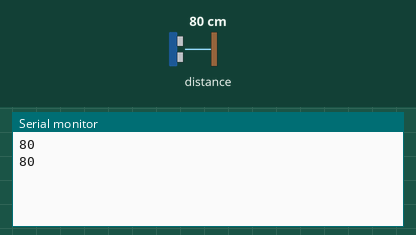
A sketch run on a simulated Arduino Uno, built with avr-gcc and run on an emulated ATmega328P. On the bench: the last lines printed to the serial monitor. Wiring (inferred from the names in the program): SRF02/SRF08 range finder at I2C address 0x70. Inputs (shaded band) come from the test bench; at power-on: distance to the obstacle 80 cm.

Above: at 1.9 s.
2.0 s: distance to the obstacle set to 2 cm
At 3.1 s:
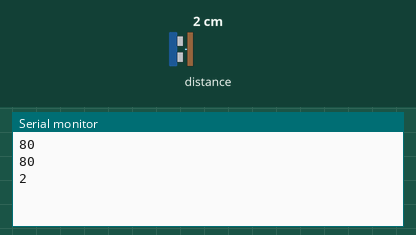
3.5 s: distance to the obstacle set to 4 cm
At 5.2 s:
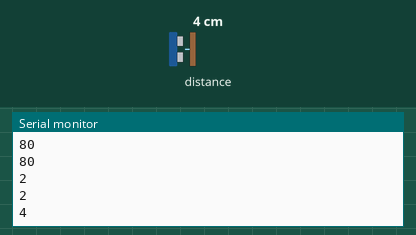
Timing chart, 0 to 6.7 s (numbered marks = the images above; inputs shaded):
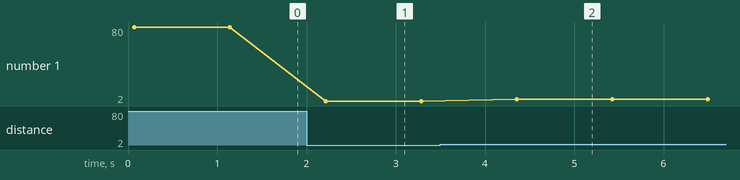

The sketch:

S.ino
```cpp
#include <Wire.h>

void setup()
{
Wire.begin();                // Inicio Bus I2C
Serial.begin(115200);          // Inicio de comunicacin serie por USB a 9600 baudios
}

int reading = 0;              // Variable de lectura del rango

void loop()
{
//Inicializamos el dispositivo srf10
Wire.beginTransmission(112); // Iniciamos la transmisin en la direccin 0x70

Wire.write(byte(0x00));      // No situamos en el registro (0x00)
Wire.write(byte(0x51));      // Establecemos la medida en cm
Wire.endTransmission();      // Paramos la comunicacion

//Esperamos a la lectura
delay(70);

// Lectura del eco
Wire.beginTransmission(112); // Volvemos a iniciar la comunicacin con el dispositivo
Wire.write(byte(0x02));      // Escribimos el valor correspondiente a la medida de distancia que queremos
Wire.endTransmission();      // Paramos la transmision

// Esperamos dos bytes del sensor, en la direccin 0x70
Wire.requestFrom(112,2);

// Recivimos los datos del sensor
while(Wire.available() < 2) ;   // Si hay dos bytes disponibles

reading = Wire.read();  // Recibimos el primer byte
reading = reading << 8;    // Desplazamos la parte alta
reading |= Wire.read(); // Recibimos la parte baja
//Serial.println(reading);   // Imprimimos el valor obtenido en el puerto serie emulado
Serial.println(reading);

delay(1000);                  // Esperamos un tiempo para la lectura

}
```

Measured:
- after the input at 2.0 s, the serial monitor: prints a new line after 0.21 s (image 1)
- after the input at 3.5 s, the serial monitor: prints a new line after 0.86 s (image 2)
- plotted number 1: 80 → 2 after the input at 2.0 s, 2 → 4 after the input at 3.5 s
